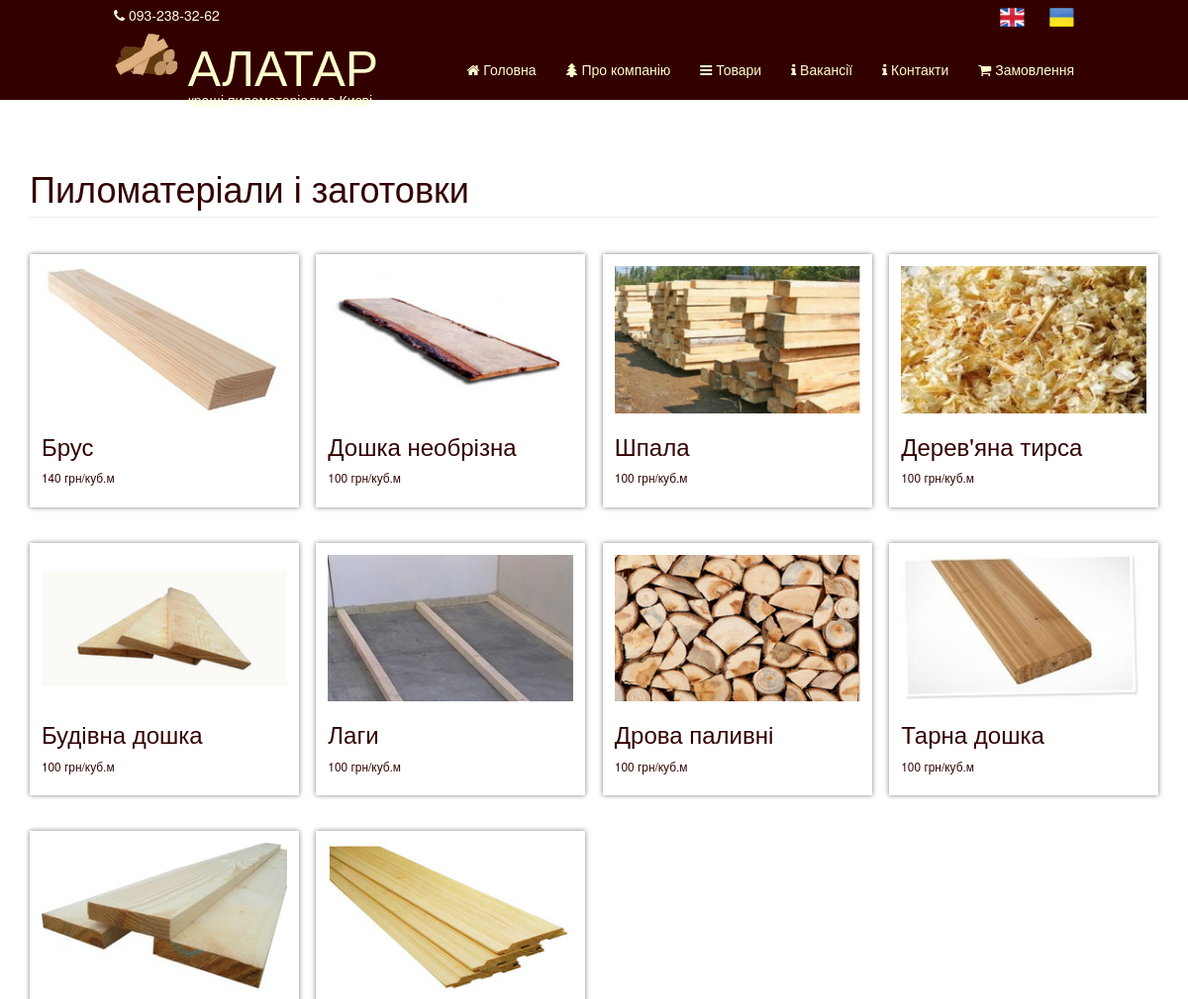
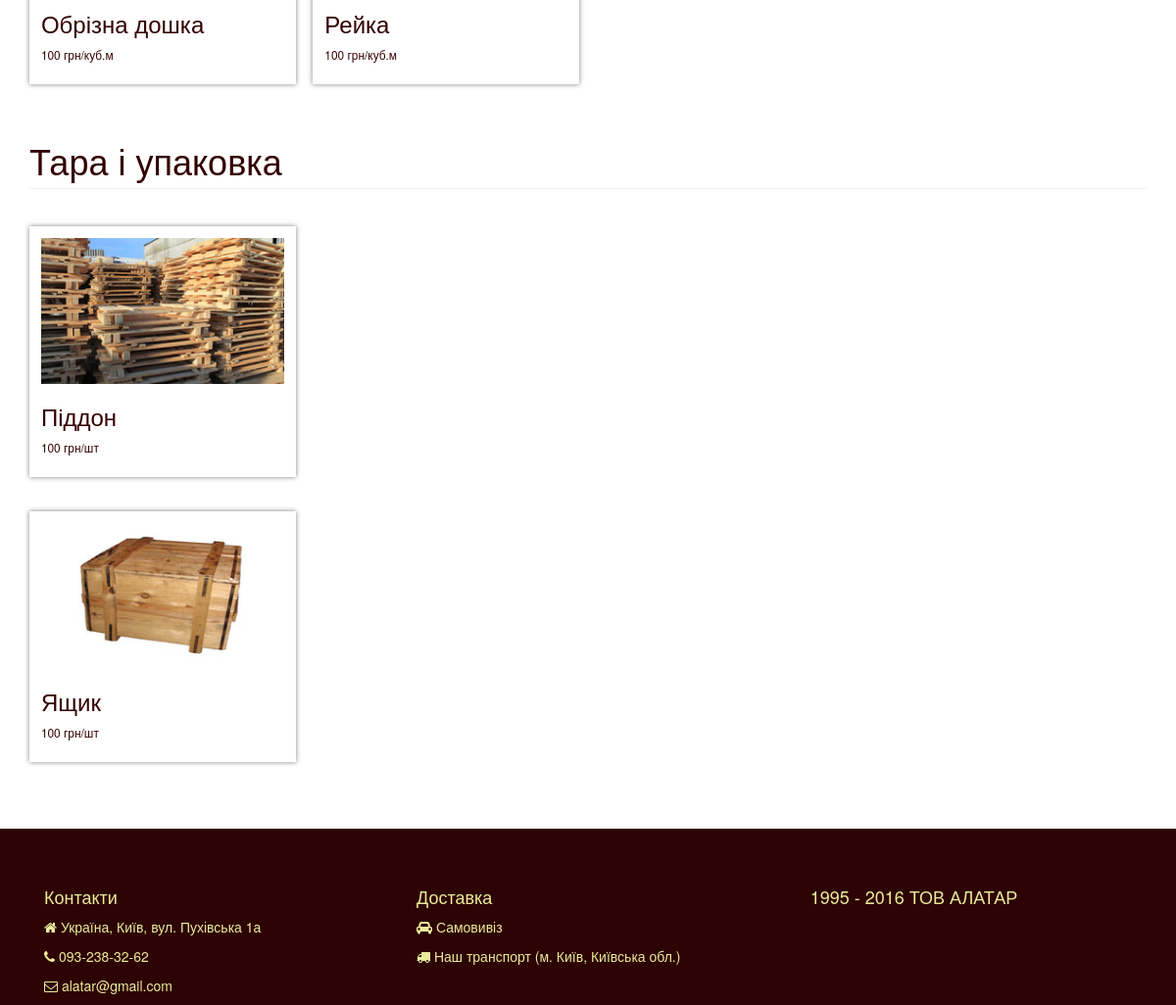
/product, run on the app's committed database (2 pictures, top to bottom).
### tables this page shows
CREATE TABLE IF NOT EXISTS `menu_ukr` (
  `id` int(11) NOT NULL AUTO_INCREMENT,
  `caption` varchar(100) NOT NULL,
  PRIMARY KEY (`id`),
  KEY `caption` (`caption`)
);

CREATE TABLE IF NOT EXISTS `products_ukr` (
  `id` int(11) NOT NULL AUTO_INCREMENT,
  `code` varchar(200) DEFAULT NULL,
  `caption` varchar(200) NOT NULL,
  `menu_type` varchar(30) NOT NULL,
  `measure` text NOT NULL,
  `price` float DEFAULT NULL,
  `info` text,
  `image` text,
  PRIMARY KEY (`id`),
  UNIQUE KEY `caption` (`caption`),
  UNIQUE KEY `code` (`code`),
  KEY `menu_type` (`menu_type`)
);

### index.php (called while the page is built, shortened)
<?php
require_once 'core.php';

### Recordset.php (called while the page is built, shortened)
<?php
INCLUDE 'DB.php';
class Recordset {
    private $database;
    private $dbh;
    public function __construct(){
        $this->database = DB::get();
    }
    public function connect(){
        $this->dbh = $this->database->connect();
    }
    public function SQL(){
        $args = func_get_args();
        $query = $args[0];
        $argsCount = count($args);
        if($argsCount > 1){
            if(is_array($args[1])){
                $this->sth = $this->dbh->prepare($query);
                $this->sth->execute($args[1]);
            }
            else{
                array_shift($args);
                $this->sth = $this->dbh->prepare($query);
                $this->sth->execute($args);
            }
        }
        else{
            $this->sth = $this->dbh->query($query);
        }
    }
}
?>

### DB.php (called while the page is built, shortened)
<?php
class DB{
    private static $instance;
    private $host = "localhost";
    private $dbname = "AlatarDB";
    private $user = "root";
    private $pass = "";
    public static function get(){
        if (self::$instance === null){
            self::$instance = new DB();
        }
        return self::$instance;
    }
    public function connect(){
        try{
            $this->dbh = new PDO("mysql:host=".$this->host.";dbname=".$this->dbname, $this->user, $this->pass);
            return $this->dbh;
        } catch(PDOException $e){
            $this->connected = false;
            echo $e->getMessage();
        }
    }
}
?>

### views/product_view.php (the view, shortened to what this page needs)
<div class="container" style="margin-top: 40px;margin-bottom: 50px;">
    <div class="page">
        <?$counter = -1;
        foreach($this->data as $row){
            $counter++;?>
            <div class="row">
                 <div class="col-lg-12 col-md-12 col-sm-12 col-xs-12">
                    <h1 class="page-header"><?=$row['caption']?></h1>
                </div>
            </div>
            <div class="products-container">
            <?foreach($this->products[$counter] as $row1){?>
                <div class="img-portfolio ">
                        <a href="/<?=$row1['code'].Page::$lang?>">
                            <img class="img-responsive" src="/images/<?=$row1['image']?>" alt="<?=$row1['caption']?>" style="width: 100%;">
                        </a>
                        <a href="/<?=$row1['code'].Page::$lang?>">
                            <h3><?=$row1['caption']?></h3>
                        </a>
                        <p><?=$row1['price']?> грн/<?=$row1['measure']?></p>
                </div>
            <?}?>
            </div>
        <?}?>

### core.php (shortened to what this page needs)
<?php
include 'Recordset.php';
include 'page.php';
$code = "main";
$routes = explode('/', $_SERVER['REQUEST_URI']);
array_shift($routes);
if($routes[0]==='admin' || file_exists('adminka/'.$routes[0].'.php')){
    if($_SESSION['admin']){
        if($routes[0]=='admin'){
            $title = "Сторінка адміністратора";
            include 'views/header.php';
            include 'views/admin_view.php';
            include 'views/footer.php';
        }
        else{
            include 'adminka/'.$routes[0].'.php';
        }
    }
    else{
        include 'views/header.php';
        include 'views/404_view.php';
        include 'views/footer.php';
    }
}
elseif(count($routes) > 2){
    include 'views/header.php';
    include 'views/404_view.php';
    include 'views/footer.php';
    die;
}
else {
    if (!empty($routes[0])) {
        if($routes[0]!='en') {
            $code = $routes[0];
        }
    }
    $page = new Page($code);
    $page->getContent();
    include 'views/header.php';
    $page->publish();
    include 'views/footer.php';
}

### views/header.php (shortened to what this page needs)
<!DOCTYPE html>
<html lang="en">
<head>
    <link href="/css/bootstrap.css" rel="stylesheet">
    <link href="/css/site.css" rel="stylesheet">
</head>
<body>
<nav class="navbar navbar-inverse navbar-fixed-top header-style" role="navigation">
    <div class="header-tel-number col-lg-10 col-lg-offset-1 col-xs-12">
        <span><i class="fa fa-phone"></i> 093-238-32-62</span>
        <span class="lang" id="ukr" title="Українською"><a href="<?if($routes[0] == 'en') echo '/'; else echo '/'.$routes[0];?>"><img src="/images/Ukraine-Flag.png"></a></span>
        <span class="lang" id="en" title="English"><a href="<?=$_SERVER['REQUEST_URI']; if(empty($routes[0])) echo 'en'; elseif($routes[0]!='en' && $routes[1]!='en') echo '/en';?>"><img src="/images/United-Kingdom-flag.png"></a></span>
    </div>
    <div class="container col-lg-10 col-lg-offset-1 col-xs-12">
        <div class="navbar-header">
            <div id="brand-title-div">
                <a class="navbar-brand" href="<?=Page::$lang?>">
                    <img id="brand-image" src="/images/alatar2.png" style="height:50px">
                    <div id="brand-title"> <?=Page::$local_const['static']['Alatar']?></div>
                    <span id="brand-text"><?=Page::$local_const['static']['Alatar_subtext']?></span>
                </a>
            </div>
        </div>
        <div class="collapse navbar-collapse" id="bs-example-navbar-collapse-1">
            <ul class="nav navbar-nav navbar-right">
                <li>
                    <a href="<?=Page::$lang?>"><i class = "fa fa-home"></i> <?=Page::$local_const['static']['main_page']?></a>
                </li>
                <li>
                    <a href="/about<?=Page::$lang?>"><i class = "fa fa-tree"></i> <?=Page::$local_const['static']['about']?></a>
                </li>
                <li>
                    <a href="/product<?=Page::$lang?>"><i class = "fa fa-bars"></i> <?=Page::$local_const['static']['products']?></a>
                </li>
                <li>
                    <a href="/vacancy<?=Page::$lang?>"><i class="fa fa-info"></i> <?=Page::$local_const['static']['vacancy']?></a>
                </li>
                <li>
                    <a href="/contacts<?=Page::$lang?>"><i class="fa fa-info"></i> <?=Page::$local_const['static']['contacts']?></a>
                </li>
                <li>
                    <a href="/order<?=Page::$lang?>"><i class="fa fa-shopping-cart"></i> <?=Page::$local_const['static']['order']?></a>
                </li>
            </ul>
        </div>
    </div>
</nav>

### page.php (shortened to what this page needs)
<?php
include_once 'Recordset.php';
class Page{
    public static $db;
    public static $languagePrefix, $local_const, $lang;
    private $code,$caption,$content,$parentCode,$isContainer,$aliasOf,$productCode;
    private $view='main', $filename, $title = 'Купуйте кращі пиломатеріали в Києві';
    private $data = array(), $data1 = array(), $product_types = array();
    public $notFound=false;
    public function __construct($code){
        $this->view = $code;
        if(is_array($code)){
            $this->field = $code;
        }else {
            $this->code = $code;
            $sql = "SELECT * FROM pages".self::$languagePrefix." WHERE code = '".$this->code."'";
            self::$db->SQL($sql);
            $this->field = self::$db->nextRow();
        }
        $this->isContainer = $this->field['isContainer'];
    }
    public function getContent(){
        if(!$this->notFound) {
            if ($this->isContainer === '1') {
                if ($this->code == 'contacts') {
                    self::$db->SQL("SELECT * FROM map");
                    array_push($this->data1, self::$db->nextRow());
                } elseif ($this->code === 'product') {
                    $sql = "SELECT caption FROM menu".self::$languagePrefix." ORDER BY id;";
                    self::$db->SQL($sql);
                    while ($row = self::$db->nextRow()) {
                        array_push($this->data, $row);
                    }
                    foreach ($this->data as $row) {
                        $sql = "SELECT * FROM products".self::$languagePrefix." WHERE menu_type = '". $row['caption']."' ORDER BY id";
                        self::$db->SQL($sql);
                    }
                } elseif ($this->code === 'vacancy') {
                    $sql = "SELECT * FROM vacancies".self::$languagePrefix;
                    self::$db->SQL($sql);
                    while ($row = self::$db->nextRow())
                        array_push($this->data, $row);
                } elseif ($this->code === 'orders') {
                    self::$db->SQL("SELECT * FROM orders");
                    while ($row = self::$db->nextRow())
                        array_push($this->data, $row);
                }
            }
        }else
            $this->view = '404';
        $this->filename = 'views/'.$this->view.'_view.php';
    }
    public function publish(){
        if(file_exists($this->filename)) {
            include $this->filename;
        }
        else{
            include 'views/404_view.php';
        }
    }
}

### views/footer.php (shortened to what this page needs)
</div>
</div>
<div class="footer-container">
    <div class="container">
        <footer id = "footer">
            <div class="row">
                <div class="col-lg-12 col-sm-12">
                    <div class="footer-col col-lg-4 col-sm-4 col-xs-6">
                        <h4><?=Page::$local_const['static']['contacts']?></h4>
                        <p><i class="fa fa-home"></i> <?=Page::$local_const['static']['adress']?></p>
                        <p><i class="fa fa-phone"></i> 093-238-32-62</p>
                        <p><i class="fa fa-envelope-o"></i> alatar@gmail.com</p>
                    </div>
                    <div class="footer-col col-lg-4 col-sm-4 col-xs-6 ">
                        <h4><?=Page::$local_const['static']['delivery']?></h4>
                            <p><i class="fa fa-car"></i> <?=Page::$local_const['static']['self_delivery']?></p>
                            <p><i class="fa fa-truck"></i> <?=Page::$local_const['static']['our_transport']?></p>
                    </div>
                    <div class = "col-lg-3 col-sm-3 col-xs-12 ">
                        <h4 class = "main-text"><?=Page::$local_const['static']['Alatar_footer']?></h4>
                    </div>
                </div>
            </div>
        </footer>
    </div>
</div>
<link rel="stylesheet" href="/font-awesome/css/font-awesome.min.css">
</body>
</html>

### css/site.css (style rules this page uses)
body { background-color: #ffffff; color: #330000; }
html, body { height: 100%; }
body { padding-top: 90px; }
.img-portfolio { margin-bottom: 30px; }
footer { margin: 50px 0; }
.page { margin-bottom: 70px; }
.header-style { background-color: #330000; color: #FDFDDA; border-color: #330000; }
.navbar-inverse .navbar-nav>li>a { color: #ffffcc; }
.navbar-inverse .navbar-brand { color: #ffffcc; }
a { color: #330000; }
.container { margin-top: 40px; }
.header-tel-number + .container, .footer-container > .container { margin-top: 0; }
.header-tel-number { padding-right: 15px; padding-left: 15px; padding-bottom: 10px; }
.header-tel-number span { float: left; padding-top: 5px; margin-bottom: -10px; }
.header-tel-number span:not(:first-of-type) { float: right; padding: 5px 0 0 15px; }
.header-tel-number>span>a { color: #FDFDDA; }
.navbar-brand { font-size: 30px; }
.collapse { margin-top: 8px; }
.navbar > .container { bottom: 0; }
.lang { margin-left: 10px; }
.navbar-right { margin-top: 7px; }
#brand-text { margin-top: -10px; display: block; text-align: right; padding-right: 6px; font-size:14px; }
.navbar-brand { padding: 0px; line-height: normal; height: 70px; }
@media all and (min-width: 930px) { .navbar > .container .navbar-brand, .navbar > .container-fluid .navbar-brand { margin-left: 0px; } }
#brand-title { display: inline-block; font-size: 50px; }
#brand-title-div:after { content: ''; clear: both; display: table; }
.navbar-brand > img { display: inline-block; vertical-align: top; }
.footer-container { background-color: #2d0303; color:#ecec9b; }
.footer-container .container { height: auto; }
.products-container { padding: 0; column-gap: 1.5em; font-size: .85em; vertical-align: top; }
.products-container img { max-width: 100%; height: auto; }
.img-portfolio { display: inline-block; padding: 1em; margin: 1.5em 0; width: 100%; box-sizing: border-box; box-shadow: 0 0 5px rgba(0,0,0,0.5); }
@media only screen and (min-width: 450px) { .products-container { column-count:2; -moz-column-count:2; -webkit-column-count:2; } }
@media only screen and (min-width: 992px) { .products-container { column-count:3; -moz-column-count:3; -webkit-column-count:3; } }
@media only screen and (min-width: 1200px) { .products-container { column-count:4; -moz-column-count:4; -webkit-column-count:4; } }

### views/footer.php (style rules this page uses)
html { position: relative; }
#footer { bottom: 0; margin: 50px 0 0 0; }
.page { display: table-row; height: 100%; }
.container { position: relative; display: table; height: 85%; }
.main-text { text-align: center; }

### data on the page
menu_ukr: caption "Пиломатеріали і заготовки"
products_ukr: image (picture), caption "Брус", price "140", measure "куб.м"
products_ukr: image (picture), caption "Будівна дошка", price "100", measure "куб.м"
products_ukr: image (picture), caption "Обрізна дошка", price "100", measure "куб.м"
products_ukr: image (picture), caption "Дошка необрізна", price "100", measure "куб.м"
products_ukr: image (picture), caption "Лаги", price "100", measure "куб.м"
products_ukr: image (picture), caption "Рейка", price "100", measure "куб.м"
products_ukr: image (picture), caption "Шпала", price "100", measure "куб.м"
products_ukr: image (picture), caption "Дрова паливні", price "100", measure "куб.м"
products_ukr: image (picture), caption "Дерев'яна тирса", price "100", measure "куб.м"
products_ukr: image (picture), caption "Тарна дошка", price "100", measure "куб.м"
menu_ukr: caption "Тара і упаковка"
products_ukr: image (picture), caption "Піддон", price "100", measure "шт"
products_ukr: image (picture), caption "Ящик", price "100", measure "шт"

### other printed values
Page::$local_const['static']['Alatar'] "АЛАТАР"
Page::$local_const['static']['Alatar_subtext'] "кращі пиломатеріали в Києві"
Page::$local_const['static']['main_page'] "Головна"
Page::$local_const['static']['about'] "Про компанію"
Page::$local_const['static']['products'] "Товари"
Page::$local_const['static']['vacancy'] "Вакансії"
Page::$local_const['static']['contacts'] "Контакти"
Page::$local_const['static']['order'] "Замовлення"
Page::$local_const['static']['adress'] "Україна, Київ, вул. Пухівська 1а"
Page::$local_const['static']['delivery'] "Доставка"
Page::$local_const['static']['self_delivery'] "Самовивіз"
Page::$local_const['static']['our_transport'] "Наш транспорт (м. Київ, Київська обл.)"
Page::$local_const['static']['Alatar_footer'] "1995 - 2016 ТОВ АЛАТАР"
